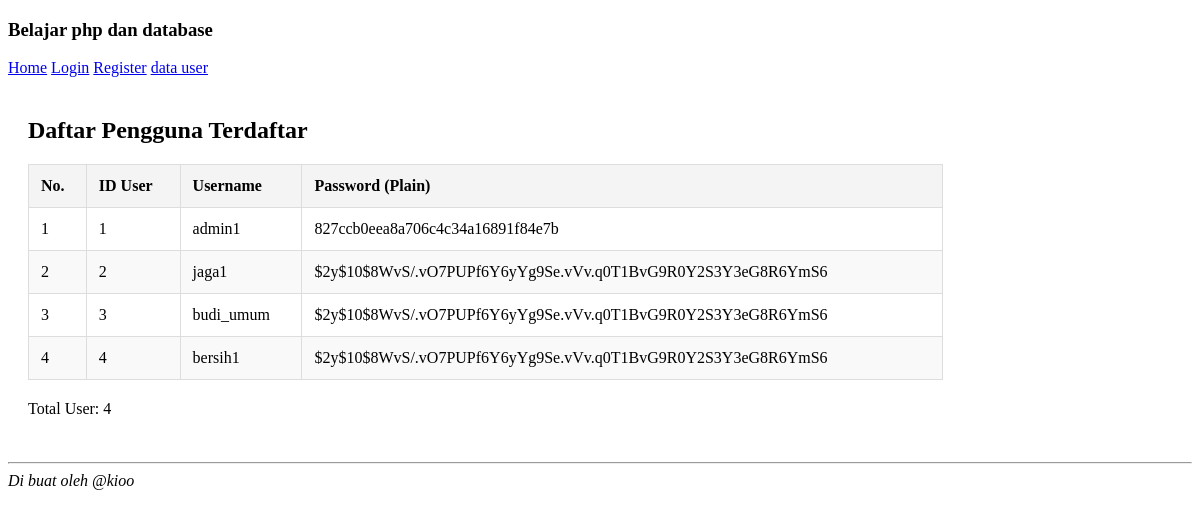
The page /Login_and_register/dataUser.php (signed in) on the database its author committed.
### tables this page shows
CREATE TABLE `users` (
  `id` int(11) NOT NULL,
  `username` varchar(50) NOT NULL,
  `fullname` varchar(100) NOT NULL,
  `gender` enum('Laki-laki','Perempuan') NOT NULL,
  `tanggal_lahir` date NOT NULL,
  `password` varchar(255) NOT NULL,
  `role` enum('admin','penjaga','umum','kebersihan') NOT NULL
);

### Login_and_register/dataUser.php (the view, shortened to what this page needs)
<?php
include "core/koneksi.php";
$sql = "SELECT id, username, password FROM users";
$result = $db->query($sql);
?>
<!DOCTYPE html>
<html lang="en">
<head>
</head>
<body>
    <div style="padding: 20px;">
        <h2>Daftar Pengguna Terdaftar</h2>
        <table>
            <thead>
                <tr>
                    <th>No.</th>
                    <th>ID User</th>
                    <th>Username</th>
                    <th>Password (Plain)</th>
                </tr>
            </thead>
            <tbody>
                <?php
                $no = 1;
                if ($result->num_rows > 0) {
                    while($row = $result->fetch_assoc()) {
                        echo "<tr>";
                        echo "<td>" . $no++ . "</td>";
                        echo "<td>" . $row["id"] . "</td>";
                        echo "<td>" . $row["username"] . "</td>";
                        echo "<td>" . $row["password"] . "</td>";
                        echo "</tr>";
                    }
                } else {
                    echo "<tr><td colspan='4' style='text-align:center;'>Belum ada data user.</td></tr>";
                }
                ?>
            </tbody>
        </table>
        <p>Total User: <?= $result->num_rows ?></p>
    </div>
</body>
</html>

### Login_and_register/dataUser.php (style rules this page uses)
table { width: 80%; border-collapse: collapse; margin: 20px 0; }
table, th, td { border: 1px solid #ddd; }
th, td { padding: 12px; text-align: left; }
th { background-color: #f4f4f4; }
tr:nth-child(even) { background-color: #f9f9f9; }

### rows shown on the page
users: id "1", username "admin1", password "827ccb0eea8a706c4c34a16891f84e7b"
users: id "2", username "jaga1", password "$2y$10$8WvS/.vO7PUPf6Y6yYg9Se.vVv.q0T1BvG9R0Y2S3Y3eG8R6YmS6"
users: id "3", username "budi_umum", password "$2y$10$8WvS/.vO7PUPf6Y6yYg9Se.vVv.q0T1BvG9R0Y2S3Y3eG8R6YmS6"
users: id "4", username "bersih1", password "$2y$10$8WvS/.vO7PUPf6Y6yYg9Se.vVv.q0T1BvG9R0Y2S3Y3eG8R6YmS6"

### other values the page prints
$result->num_rows "4"
